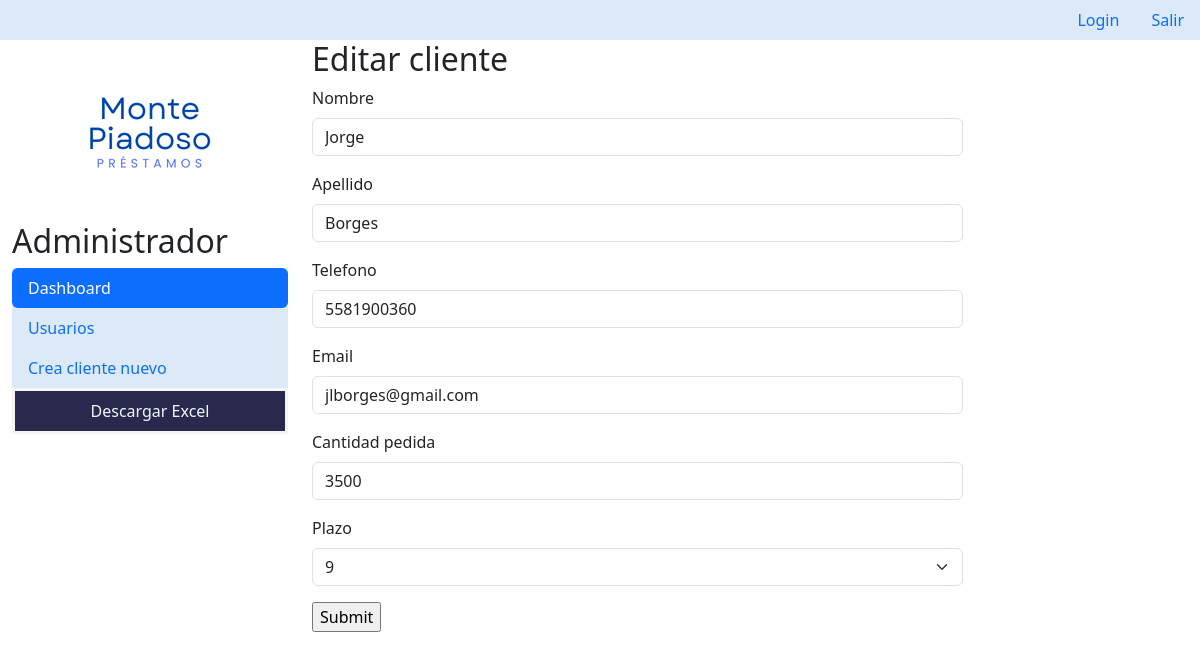
/cliente/update/6 (signed in), run on the app's committed database.
### montepiadoso/models.py (models this page shows, shortened)
class Cliente(models.Model):
    nombre = models.CharField(max_length=10)
    apellido = models.CharField(max_length=10)
    telefono = models.CharField(max_length=20)
    email = models.EmailField(max_length=50)
    fecha_inicio = models.DateField()
    cantidad_pedida = models.IntegerField()
    MESES_CHOICES = [
        ('3', 3),
        ('6', 6),
        ('9', 9)
    ]
    plazo = models.CharField(max_length=1, choices=MESES_CHOICES, default='3')
    total = models.DecimalField(max_digits=5, decimal_places=2,default=0.0)

### montepiadoso/views.py (the view)
# urls.py: path("cliente/update/<pk>", views.ClienteUpdate.as_view(), name="clienteupdate"),
class ClienteUpdate(LoginRequiredMixin, UpdateView):
  model = Cliente
  template_name = "montepiadoso/cliente_update_form.html"
  fields = ["nombre", "apellido", "telefono", "email", "cantidad_pedida", "plazo"]
  success_url = "/cliente/list"

### montepiadoso/templates/montepiadoso/cliente_update_form.html (shortened to what this page needs)
{% extends "montepiadoso/base.html" %}
{% load bootstrap5 %}
{% block content %}
<div class="row">
  <h2>Editar cliente</h2>
  <div class="col-sm-9 justify-content-center">
    <form action="" method="POST">
      {% bootstrap_form form %}
      <input type="submit" />
    </form>
  </div>
</div>
{% endblock %}

### data on the page
Cliente: nombre "Jorge", apellido "Borges", telefono "5581900360", email "jlborges@gmail.com", cantidad_pedida "3500", plazo "9"
